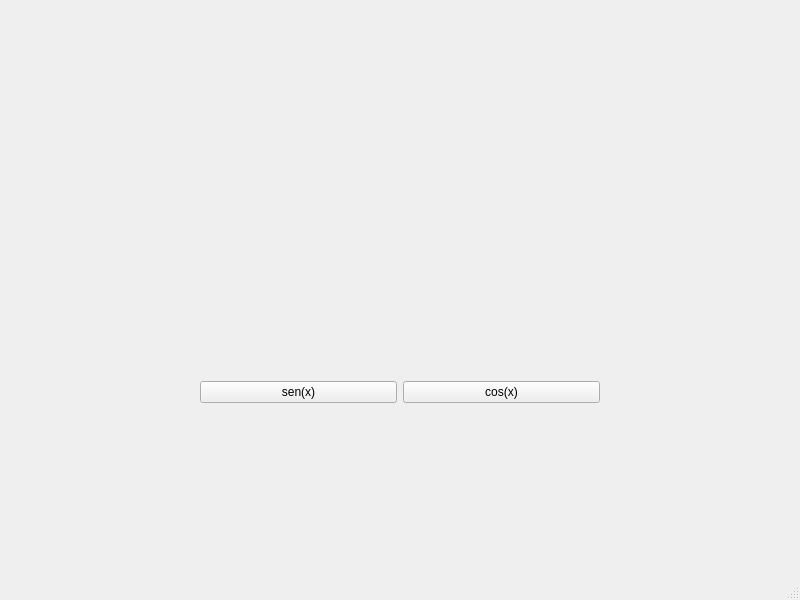
<?xml version="1.0" encoding="UTF-8"?>
<ui version="4.0">
 <class>MainWindow</class>
 <widget class="QMainWindow" name="MainWindow">
  <property name="geometry">
   <rect>
    <x>0</x>
    <y>0</y>
    <width>800</width>
    <height>600</height>
   </rect>
  </property>
  <property name="windowTitle">
   <string>MainWindow</string>
  </property>
  <widget class="QWidget" name="centralwidget">
   <layout class="QGridLayout" name="gridLayout">
    <item row="2" column="1">
     <spacer name="verticalSpacer">
      <property name="orientation">
       <enum>Qt::Orientation::Vertical</enum>
      </property>
      <property name="sizeHint" stdset="0">
       <size>
        <width>20</width>
        <height>40</height>
       </size>
      </property>
     </spacer>
    </item>
    <item row="1" column="0">
     <spacer name="horizontalSpacer">
      <property name="orientation">
       <enum>Qt::Orientation::Horizontal</enum>
      </property>
      <property name="sizeHint" stdset="0">
       <size>
        <width>40</width>
        <height>20</height>
       </size>
      </property>
     </spacer>
    </item>
    <item row="0" column="1">
     <spacer name="verticalSpacer_2">
      <property name="orientation">
       <enum>Qt::Orientation::Vertical</enum>
      </property>
      <property name="sizeHint" stdset="0">
       <size>
        <width>20</width>
        <height>40</height>
       </size>
      </property>
     </spacer>
    </item>
    <item row="1" column="1">
     <layout class="QVBoxLayout" name="verticalLayout">
      <item>
       <widget class="QCustomPlot" name="customPlot" native="true">
        <property name="minimumSize">
         <size>
          <width>400</width>
          <height>200</height>
         </size>
        </property>
       </widget>
      </item>
      <item>
       <layout class="QHBoxLayout" name="horizontalLayout">
        <item>
         <widget class="QPushButton" name="pushButton">
          <property name="text">
           <string>sen(x)</string>
          </property>
         </widget>
        </item>
        <item>
         <widget class="QPushButton" name="pushButton_2">
          <property name="text">
           <string>cos(x)</string>
          </property>
         </widget>
        </item>
       </layout>
      </item>
     </layout>
    </item>
    <item row="1" column="2">
     <spacer name="horizontalSpacer_2">
      <property name="orientation">
       <enum>Qt::Orientation::Horizontal</enum>
      </property>
      <property name="sizeHint" stdset="0">
       <size>
        <width>40</width>
        <height>20</height>
       </size>
      </property>
     </spacer>
    </item>
   </layout>
  </widget>
  <widget class="QMenuBar" name="menubar">
   <property name="geometry">
    <rect>
     <x>0</x>
     <y>0</y>
     <width>800</width>
     <height>21</height>
    </rect>
   </property>
  </widget>
  <widget class="QStatusBar" name="statusbar"/>
 </widget>
 <customwidgets>
  <customwidget>
   <class>QCustomPlot</class>
   <extends>QWidget</extends>
   <header>qcustomplot.h</header>
   <container>1</container>
  </customwidget>
 </customwidgets>
 <resources/>
 <connections/>
</ui>
